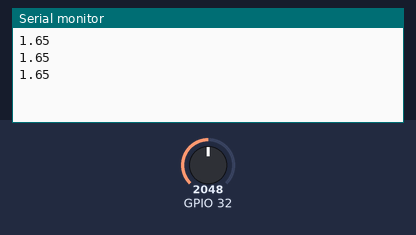
A sketch run on a simulated ESP32. Parts: the last lines printed to the serial monitor. The inputs (shaded band) are chosen by the test bench; at power-on: GPIO 32 = 2048.

Above: at 1.3 s.
1.4 s: GPIO 32 set to 2866
At 1.9 s:
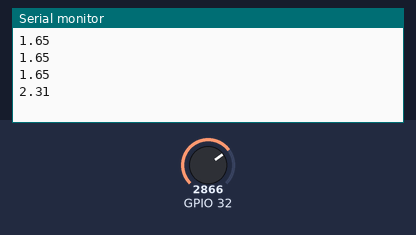
2.9 s: GPIO 32 set to 3603
At 3.4 s:
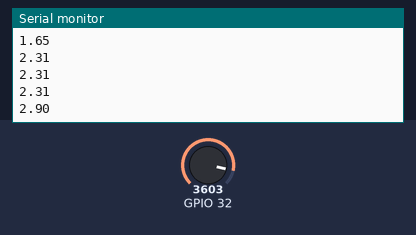
Timing chart, 0 to 5.9 s (numbered marks = the images above; inputs shaded):
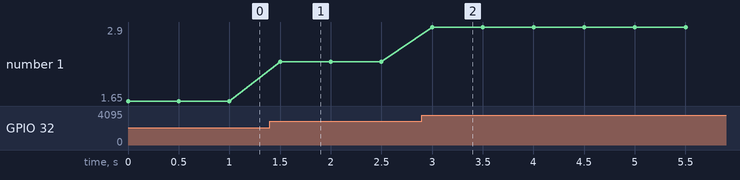

The sketch:

SensorTurbidity_ESP32.ino
```cpp
void setup() {
  Serial.begin(9600); // Baud rate untuk ESP32, biasanya 115200
}

void loop() {
  int sensorValue = analogRead(32); // Baca dari pin GPIO32
  float voltage = sensorValue * (3.3 / 4095.0); // ESP32: ADC 12-bit (0 - 4095), tegangan referensi 3.3V
  Serial.println(voltage); // Tampilkan hasil tegangan
  delay(500);
}
```

Measured:
- after the input at 1.4 s, the serial monitor: prints a new line after 0.10 s (image 1)
- after the input at 2.9 s, the serial monitor: prints a new line after 0.10 s (image 2)
- plotted number 1: 1.65 → 2.31 after the input at 1.4 s, 2.31 → 2.9 after the input at 2.9 s
